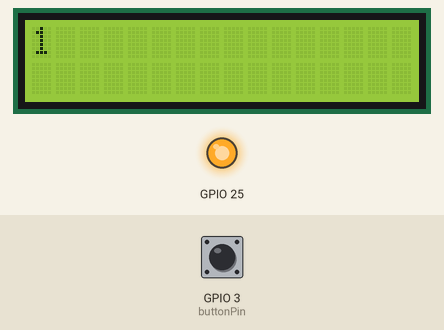
A sketch run on a simulated ESP32. On the bench: 16×2 character LCD, output pins drawn as LEDs (lit = HIGH). The inputs (shaded band) are chosen by the test bench; at power-on: GPIO 3 (buttonPin) HIGH. What the sketch prints to the serial monitor is not drawn.

Above: at 6.2 s.
6.3 s: GPIO 3 (buttonPin) pulled LOW for 1.3 s
At 7.7 s:
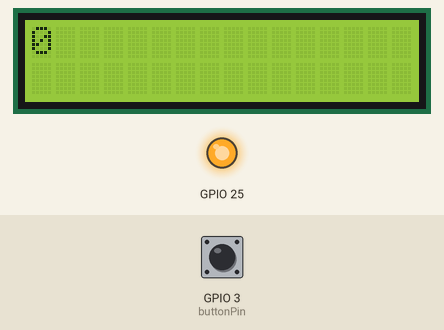
At 9.5 s:
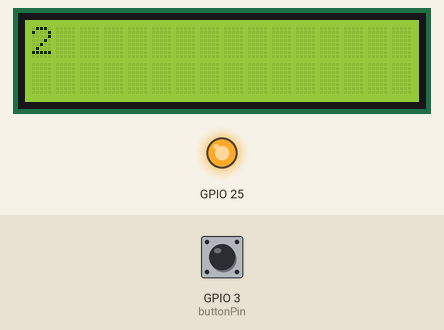
Timing chart, 0 to 11.0 s (numbered marks = the images above; inputs shaded):
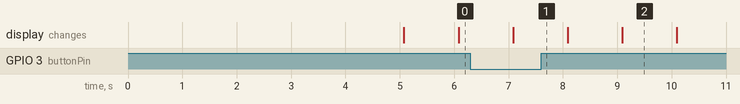

The sketch:

simple_counter.ino
```cpp
// This code requires "LiquidCrystal I2C" library from Brabander
#include <LiquidCrystal_I2C.h>

const int buttonPin = 3;        // GP3
int number = 0;

// Adres I2C (0x27 lub 0x3F)
LiquidCrystal_I2C lcd(0x27, 16, 2);

void setup() {
  Serial.begin(115200);
  delay(5000);  // 5 sekund opóźnienia!

  // Enable build in LED
  pinMode(25, OUTPUT);
  digitalWrite(25, HIGH);

  Serial.println("Inicjalizacja LCD...");

  lcd.init();
  lcd.backlight();
  lcd.clear();                  // Wyczyść ekran
  lcd.home();                   // Powrót do 0,0
  lcd.print("Hej"); // Cała pierwsza linia
  //lcd.setCursor(0, 1);
  //lcd.print("Testuje"); // Cała druga linia

  Serial.println("LCD gotowy!");

  pinMode(buttonPin, INPUT_PULLUP);
}

void loop()
{
  lcd.clear();                  // Wyczyść ekran
  lcd.print(number); // Cała druga linia
  number++;
  delay(1000);

  if (digitalRead(buttonPin) == LOW)
  {
    number = 0;
  }
}
```
